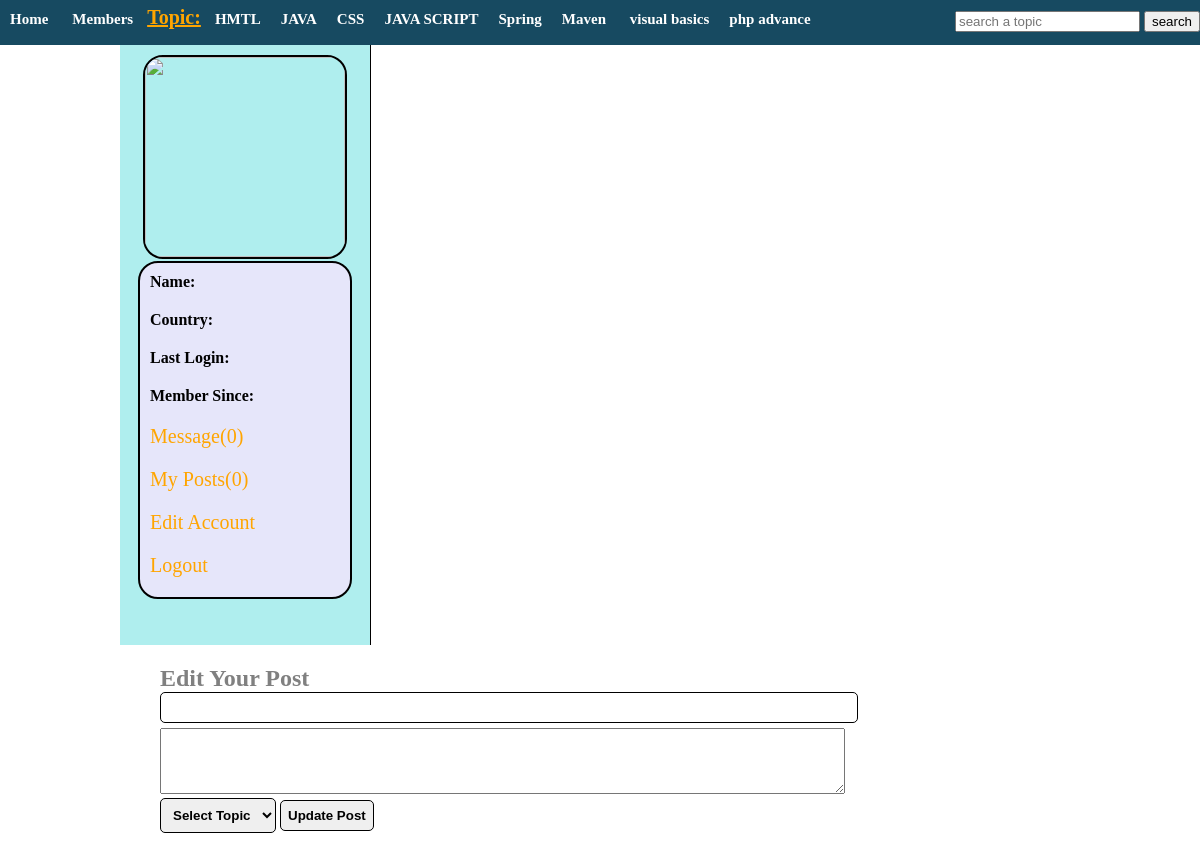
/edit_post.php, run on the app's committed database.
### tables this page shows
CREATE TABLE `topics` (
  `topic_id` int(11) NOT NULL,
  `topic_name` varchar(255) NOT NULL
);

### edit_post.php (the view, shortened to what this page needs)
<!DOCTYPE html>
<?php
include("functions/functions.php");
?>
<html>
	<head>
		<link rel="stylesheet" href="styles/home_style.css" media="all" />
	</head>
	<body>
		<div class="container">
		<div id="head_wrap">
				<div id="header">
                          <ul id="menu">
						     <li><a href="home.php">Home</a></li>
						     <li ><a href="members.php">Members</a></li>
							 <strong >Topic:</strong>
							 <?php
								$get_topics = "select * from topics";
								$run_topics = mysqli_query($con,$get_topics);
							while($row=mysqli_fetch_array($run_topics)){
								$topic_id = $row['topic_id'];
								$topic_title = $row['topic_name'];
								echo "<li><a href='topic.php?topic=$topic_id'>$topic_title</a></li>";
								}
							 ?>
						  </ul>
						  <form method="get" action="results.php" id="form1">
							<input type="text" name="user_query" placeholder="search a topic" />
							<input type="submit" name="search"  value="search" />
						  </form>
			   </div>
		</div>
	 <div class="content">
	    <div id="user_timeline">
		 <div id="user_details">
		      <?php
              $user     = $_SESSION['user_email'];
			  $get_user = "select * from users where user_email='$user'";
			  $run_user = mysqli_query($con,$get_user);
			  $row      = mysqli_fetch_array($run_user);
			  $user_id        = $row['user_id'];
			  $user_name      = $row['user_name'];
			  $user_country   = $row['user_country'];
			  $user_image     = $row['user_image'];
			  $register_date  = $row['user_reg_date'];
			  $last_login     = $row['user_last_login'];
	   		  $user_posts = "select * from posts where user_id='$user_id'";
			  $run_posts  = mysqli_query($con,$user_posts);
			  $posts      = mysqli_num_rows($run_posts);
			  $sel_msg = "select * from messages where receiver='$user_id'AND
			  status   = 'unread' ORDER by 1 DESC";
			  $run_msg = mysqli_query($con,$sel_msg);
			  $count_msg = mysqli_num_rows($run_msg);
			echo "
			     <center>
				 <img src = 'users/$user_image' width='200' height='200' />
				 </center>
				 <div id='user_mention'>
				 <p><strong>Name:</strong>$user_name</p>
				 <p><strong>Country:</strong>$user_country</p>
				 <p><strong>Last Login:</strong>$last_login </p>
				 <p><strong>Member Since:</strong>$register_date</p>
				 <p><a href='my_message.php?inbox&u_id=$user_id'>Message($count_msg)
				 </a></p>
				 <p><a href='my_posts.php?u_id=$user_id'>My Posts($posts)</a></p>
				 <p><a href='edit_profile.php?u_id=$user_id'>Edit Account</a></p>
				 <p><a href='logout.php'>Logout</a></p>
				 </div>
			";
			?>
		</div>
	</div>
	<div id="content_timeline">
	  <form action="" method="post" id="f">
	     <h2>Edit Your Post</h2>
		 <input type="text" name="title" value="<?php echo $post_title ?>"
		 size="82" required="required" /> <br>
	    <textarea cols="83" rows="4" name="content"> <?php echo $post_con ?>
		</textarea><br>
        <select id="topic">
		    <option>Select Topic</option>
          </select>
              <input type="submit" name="update" value="Update Post" />
			</form>
	</div>
	</div>
	</div>
	</body>
</html>

### styles/home_style.css (style rules this page uses)
html, body, div, span, applet, object, iframe, h1, h2, h3, h4, h5, h6, p, blockquote, pre, a, abbr, acronym, address, big, cite, code, del, dfn, em, img, ins, kbd, q, s, samp, small, strike, strong, sub, sup, tt, var, b, u, i, center, dl, dt, dd, ol, ul, li, fieldset, form, label, legend, table, caption, tbody, tfoot, thead, tr, th, td, article, aside, canvas, details, embed, figure, figcaption, footer, header, hgroup, menu, nav, output, ruby, section, summary, time, mark, audio, video { margin: 0; padding: 0; border: 0; }
body { background: #FFFFFF; }
.container { padding: 0; margin: 0; background: #fff; height: auto; overflow: hidden; }
#header { width: 100%; height: 1000px; height:45px; }
#menu { line-height:35px; padding:0; margin:0; float:left; }
#menu li { display:inline; list-style:none; }
#menu a { margin:5px; padding:5px; text-decoration:none; color:white; font-size:15px; font-weight:bold; }
#menu strong { font-size:20px; text-decoration:underline; color:orange; }
#form1 { float:right; line-height:35px; padding-top:3px; margin-left:10px; }
.content { width:80%; margin:0 auto; }
#user_timeline { clear: both; background:#AFEEEE; width:250px; float:left; height:600px; border-right:1px solid black; }
#user_details { padding:10px; }
#user_details img { border:2px solid black; border-radius:20px; }
#user_details p { margin-bottom:10px; padding:5px; }
#user_details a { color:orange; font-size:20px; text-decoration:none; }
#user_mention { background:#E6E6FA; border:2px solid black; border-radius:20px; width:200px; margin:0 auto; padding:5px; }
#content_timeline { float:right; width:900px; padding:20px; }
#f input { margin-bottom:5px; }
#f select { margin-bottom:5px; }
#f input { padding:7px; border:1px solid black; border-radius:5px; font-weight:bolder; }
#f select { padding:8px; border:1px solid black; border-radius:5px; font-weight:bolder; }
#f h2 { color:gray; font-family:Sansational; }
#head_wrap { background: #174A61; }

### data on the page
topics: topic_name "HMTL"
topics: topic_name "JAVA"
topics: topic_name "CSS"
topics: topic_name "JAVA SCRIPT"
topics: topic_name "Spring"
topics: topic_name "Maven"
topics: topic_name "visual basics"
topics: topic_name "php advance"

### other printed values
$count_msg "0"
$posts "0"
